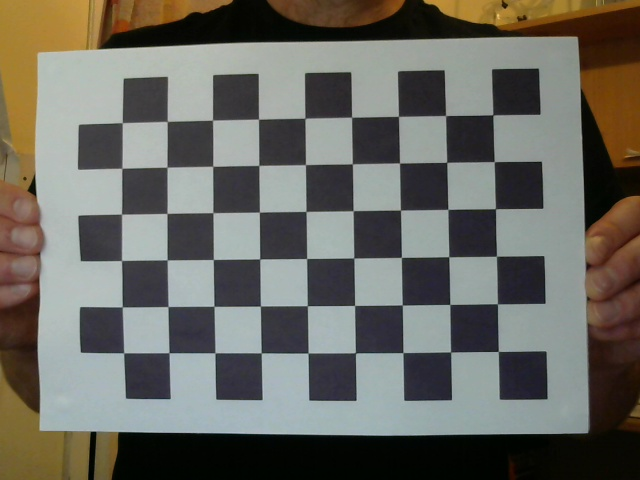
#> input picture TestData/Images/chessboard.jpg, 640 x 480 px, found by its file name
$ jupyter execute filters.ipynb   (shell and % lines are left out)
#> lines starting #> are read from the running program, lines starting #| are printed output that depends on the picture
#> further down, img is the input picture: shape (480, 640, 3); mean B, G, R 97.8, 105, 106.1
## Importing libraries

[cell 1]
import numpy as np
import cv2

import matplotlib.pyplot as plt

## Reading image

[cell 2]
def ResizeWithAspectRatio(image, width=None, height=None, inter=cv2.INTER_AREA):
#> called with width = 720, inter = 3
    dim = None
    (h, w) = image.shape[:2]
#> h = 480; w = 640

    if width is None and height is None:
        return image
    if width is None:
        r = height / float(h)
        dim = (int(w * r), height)
    else:
        r = width / float(w)
#> r = 1.12
        dim = (width, int(h * r))
#> dim = (720, 540)

    return cv2.resize(image, dim, interpolation=inter)

[cell 3]
image_name = "chessboard.jpg"
image_path = "TestData/Images/" + image_name

img = cv2.imread(image_path)

if img is None:
    print(" Image could not be read")
else:
    img = ResizeWithAspectRatio(img, width=720)

    img_gray = cv2.cvtColor(img, cv2.COLOR_BGR2GRAY)
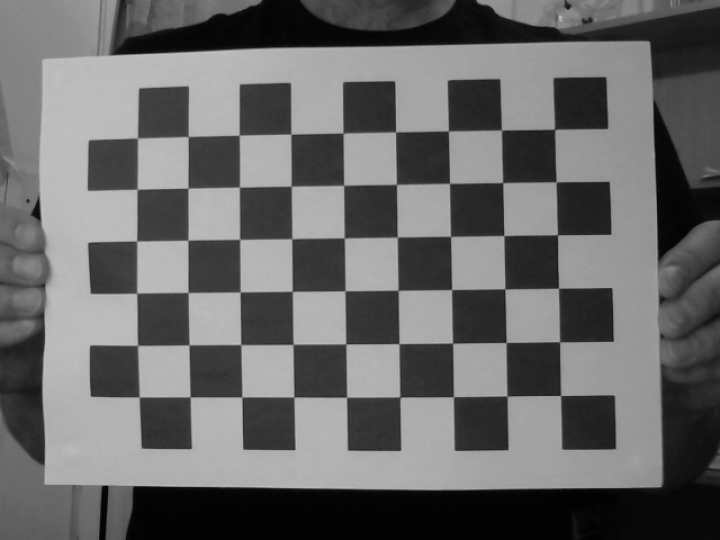
#> img_gray: shape (540, 720); min 1, max 199, mean 104.5

    plt.subplot(1, 2, 1)
    plt.imshow(cv2.cvtColor(img, cv2.COLOR_BGR2RGB))
    plt.title(" Input image")

    plt.subplot(1, 2, 2)
    plt.imshow(img_gray, cmap="gray")
    plt.title(" Grayscale image")

    plt.show()
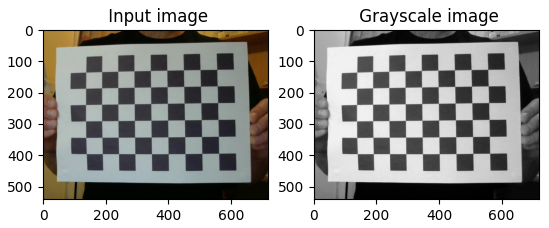
#> figure drawn by matplotlib, 2 panels

[cell 4]
## Bilateral filter
d = 5
sig_col = 100
sig_spa = 100
noise = 10

# [4 lines left out: function update_d, not called in this run]
def update_col(x):
    global sig_col
    sig_col = x
def update_spa(x):
    global sig_spa
    sig_spa = x
def update_noise(x):
    global noise
    noise = x

cv2.namedWindow("bilateral")
cv2.createTrackbar("d", "bilateral", d, 10, update_d)
cv2.createTrackbar("sigma_color", "bilateral", sig_col, 1000, update_col)
cv2.createTrackbar("sigma_space", "bilateral", sig_spa, 1000, update_spa)
cv2.createTrackbar("noise", "bilateral", noise, 256, update_noise)

cv2.imshow("Original image", img_gray)

while(True):
    noised_img = (img_gray + noise * np.random.randn(img_gray.shape[0], img_gray.shape[1])).astype(np.uint8)

    cv2.imshow("Noised image", noised_img)

    out = cv2.bilateralFilter(noised_img, d, sig_col, sig_spa, -1)

    cv2.imshow("bilateral", out)

    k = cv2.waitKey(100) & 0xFF
#> (key q is pressed here)

    if k == ord('q'):
        break

cv2.destroyAllWindows()

[cell 5]
## Gaussian filter
d = 5
std_dev = 5
noise = 10

# [4 lines left out: function update_d, not called in this run]
def update_dev(x):
    global std_dev
    std_dev = x
def update_noise(x):
    global noise
    noise = x

cv2.namedWindow("gaussian")
cv2.createTrackbar("d", "gaussian", d, 10, update_d)
cv2.createTrackbar("std_dev", "gaussian", std_dev, 10, update_dev)
cv2.createTrackbar("noise", "gaussian", noise, 256, update_noise)

cv2.imshow("Original image", img_gray)

while(True):
    noised_img = (img_gray + noise * np.random.randn(img_gray.shape[0], img_gray.shape[1])).astype(np.uint8)
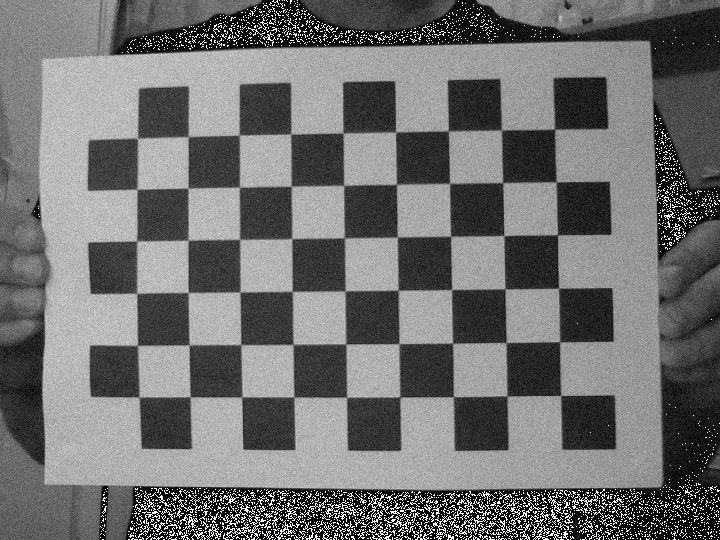
#> noised_img: shape (540, 720); min 0, max 255, mean 111.7

    cv2.imshow("Noised image", noised_img)

    out=cv2.GaussianBlur(noised_img, (d,d), std_dev)

    cv2.imshow("gaussian", out)

    k = cv2.waitKey(100) & 0xFF
#> (key q is pressed here)

    if k == ord('q'):
        break

cv2.destroyAllWindows()

[cell 6]
## Box filter
d = 5
noise = 10

# [4 lines left out: function update_d, not called in this run]
def update_noise(x):
    global noise
    noise = x

cv2.namedWindow("box")
cv2.createTrackbar("d", "box", d, 10, update_d)
cv2.createTrackbar("noise", "box", noise, 256, update_noise)

cv2.imshow("Original image", img_gray)

while(True):
    noised_img = (img_gray + noise * np.random.randn(img_gray.shape[0], img_gray.shape[1])).astype(np.uint8)
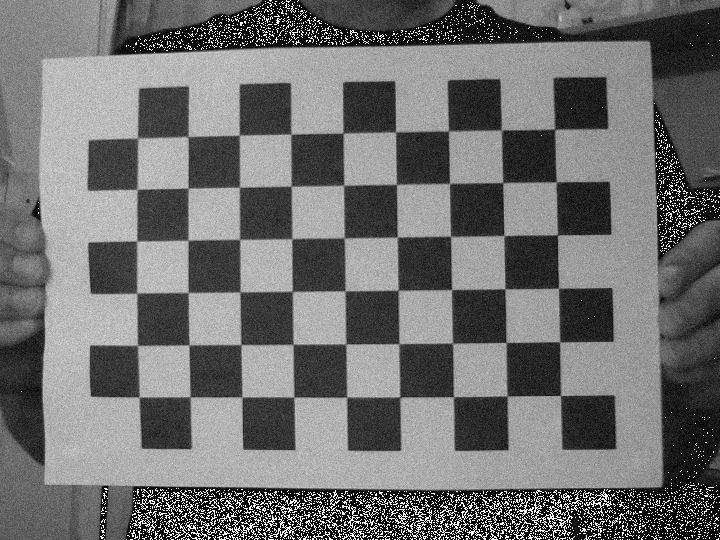
#> noised_img: shape (540, 720); min 0, max 255, mean 111.7

    cv2.imshow("Noised image", noised_img)

    out=cv2.boxFilter(noised_img, -1, (d,d))
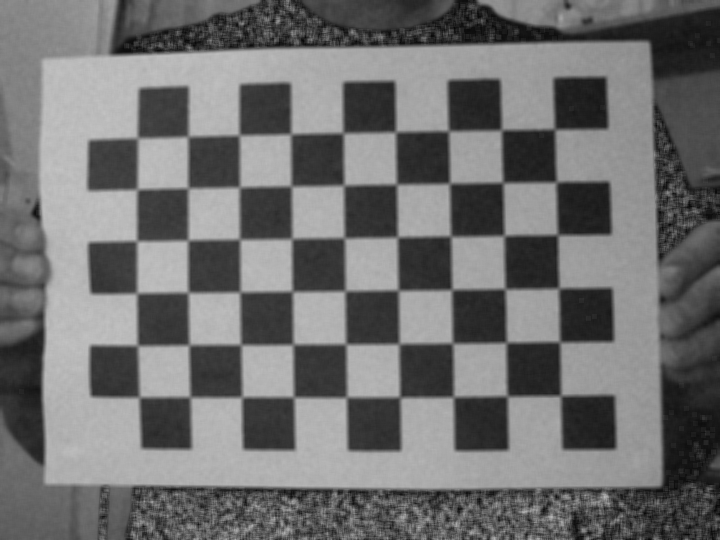
#> out: shape (540, 720); min 7, max 195, mean 111.7

    cv2.imshow("box", out)

    k = cv2.waitKey(100) & 0xFF
#> (key q is pressed here)

    if k == ord('q'):
        break

cv2.destroyAllWindows()

[cell 7]
## Dilation
dh = 5
dw = 5
noise = 10

# [8 lines left out: functions update_dh, update_dw, not called in this run]
def update_noise(x):
    global noise
    noise = x

cv2.namedWindow("dilate")
cv2.createTrackbar("dh", "dilate", dh, 10, update_dh)
cv2.createTrackbar("dw", "dilate", dw, 10, update_dw)
cv2.createTrackbar("noise", "dilate", noise, 256, update_noise)

cv2.imshow("Original image", img_gray)

while(True):

    out=cv2.dilate(img, np.ones((dh,dw)))
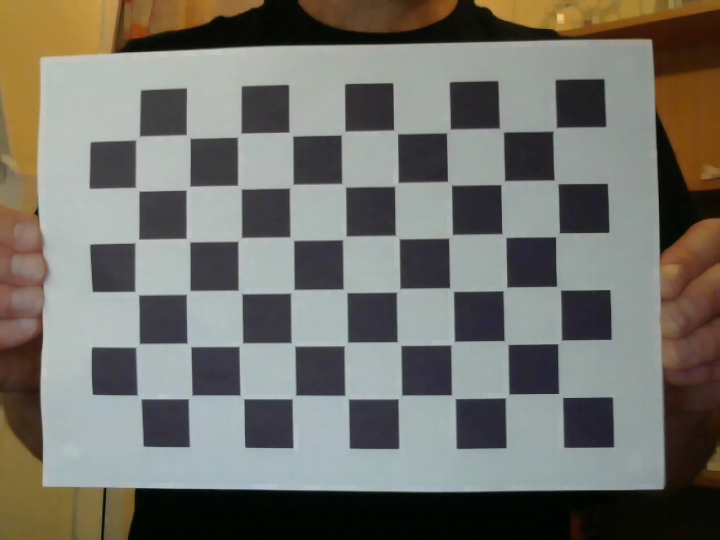
#> out: shape (540, 720, 3); mean B, G, R 106.7, 113.8, 114.9

    cv2.imshow("dilate", out)

    k = cv2.waitKey(100) & 0xFF
#> (key q is pressed here)

    if k == ord('q'):
        break

cv2.destroyAllWindows()

[cell 8]
## Erosion
dh = 5
dw = 5
noise = 10

# [8 lines left out: functions update_dh, update_dw, not called in this run]
def update_noise(x):
    global noise
    noise = x

cv2.namedWindow("erosion")
cv2.createTrackbar("dh", "erosion", dh, 10, update_dh)
cv2.createTrackbar("dw", "erosion", dw, 10, update_dw)
cv2.createTrackbar("noise", "erosion", noise, 256, update_noise)

cv2.imshow("Original image", img_gray)

while(True):

    out=cv2.erode(img_gray, np.ones((dh,dw)))
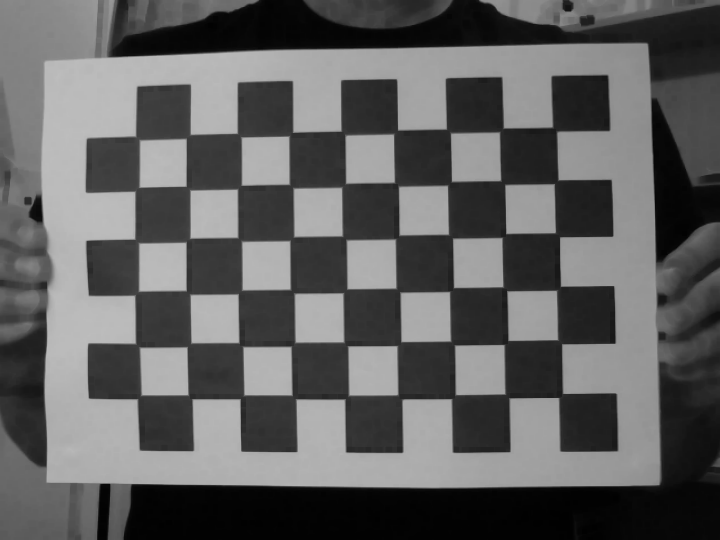
#> out: shape (540, 720); min 1, max 189, mean 95.9

    cv2.imshow("erosion", out)

    k = cv2.waitKey(100) & 0xFF
#> (key q is pressed here)

    if k == ord('q'):
        break

cv2.destroyAllWindows()

[cell 9]
## Opening
dh = 5
dw = 5
noise = 10

# [8 lines left out: functions update_dh, update_dw, not called in this run]
def update_noise(x):
    global noise
    noise = x

cv2.namedWindow("opening")
cv2.createTrackbar("dh", "opening", dh, 10, update_dh)
cv2.createTrackbar("dw", "opening", dw, 10, update_dw)
cv2.createTrackbar("noise", "opening", noise, 256, update_noise)

cv2.imshow("Original image", img_gray)

while(True):
    noised_img = (img_gray + noise * np.random.randn(img_gray.shape[0], img_gray.shape[1])).astype(np.uint8)
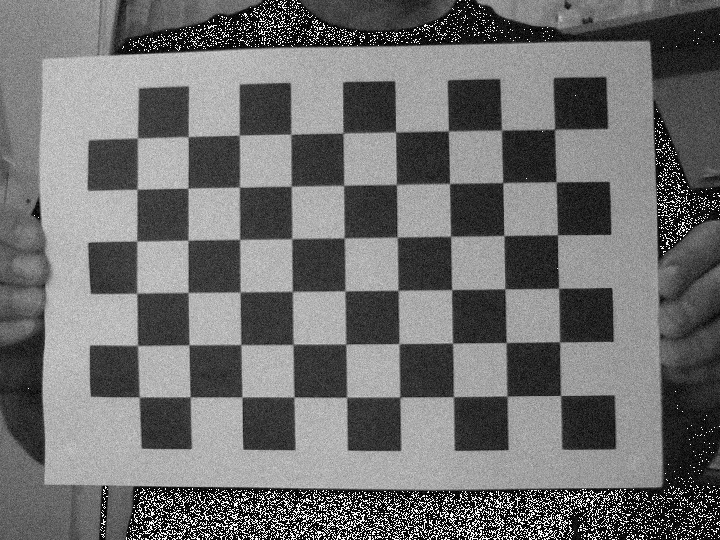
#> noised_img: shape (540, 720); min 0, max 255, mean 111.5

    cv2.imshow("Noised image", noised_img)

    out=cv2.erode(noised_img, np.ones((dh,dw)))
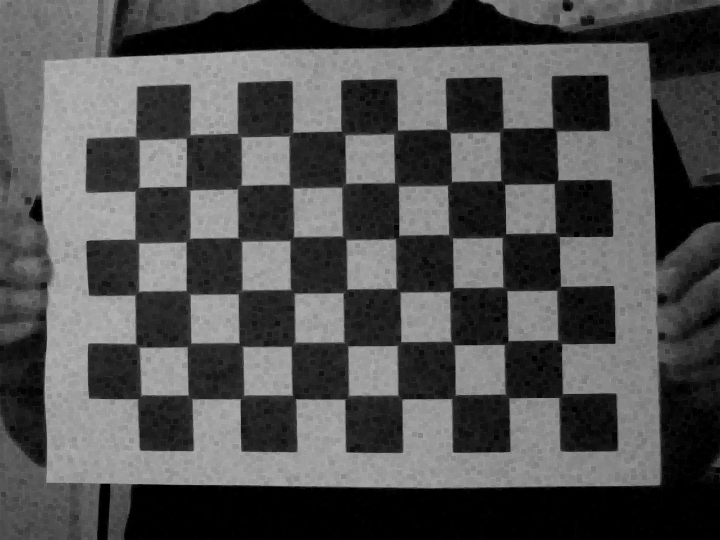
#> out: shape (540, 720); min 0, max 182, mean 80.5
    out=cv2.dilate(out, np.ones((dh,dw)))

    cv2.imshow("opening", out)

    k = cv2.waitKey(100) & 0xFF
#> (key q is pressed here)

    if k == ord('q'):
        break

cv2.destroyAllWindows()

[cell 10]
## Closing
dh = 5
dw = 5
noise = 10

# [8 lines left out: functions update_dh, update_dw, not called in this run]
def update_noise(x):
    global noise
    noise = x

cv2.namedWindow("closing")
cv2.createTrackbar("dh", "closing", dh, 10, update_dh)
cv2.createTrackbar("dw", "closing", dw, 10, update_dw)
cv2.createTrackbar("noise", "closing", noise, 256, update_noise)

cv2.imshow("Original image", img_gray)

while(True):
    noised_img = (img_gray + noise * np.random.randn(img_gray.shape[0], img_gray.shape[1])).astype(np.uint8)
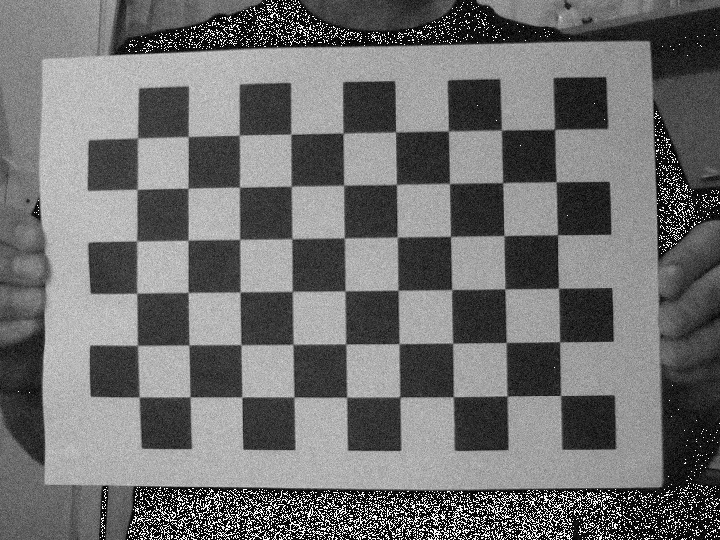
#> noised_img: shape (540, 720); min 0, max 255, mean 111.7
    noised_img = img

    cv2.imshow("Noised image", noised_img)

    out=cv2.dilate(noised_img, np.ones((dh,dw)))
    out=cv2.erode(out, np.ones((dh,dw)))
#> out: shape (540, 720, 3)

    cv2.imshow("closing", out)

    k = cv2.waitKey(100) & 0xFF
#> (key q is pressed here)

    if k == ord('q'):
        break

cv2.destroyAllWindows()
